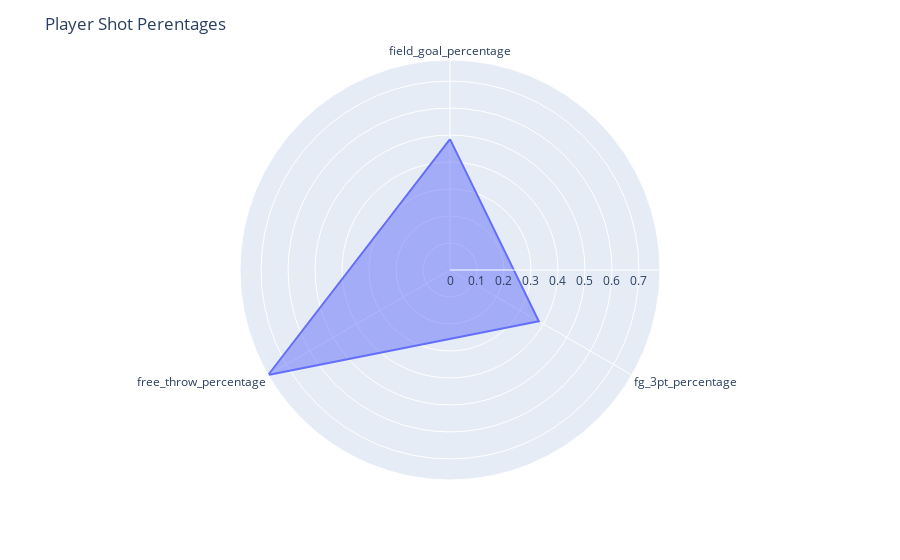

The notebook cell saved with this chart:
### Code cell
fig = px.line_polar(df_player, r='value', theta='attribute',line_close=True)
fig.update_traces(fill='toself')
fig.update_layout(title='Player Shot Perentages')
fig.show()

### Figure 1 — Plotly figure (JSON) as saved in the notebook; plotly's stock layout.template omitted (floating-point values rounded to 4 significant figures)
{"data": [{"fill": "toself", "hovertemplate": "value=%{r}<br>attribute=%{theta}<extra></extra>", "legendgroup": "", "line": {"color": "#636efa", "dash": "solid"}, "marker": {"symbol": "circle"}, "mode": "lines", "name": "", "r": [0.485, 0.38, 0.778, 0.485], "showlegend": false, "subplot": "polar", "theta": ["field_goal_percentage", "fg_3pt_percentage", "free_throw_percentage", "field_goal_percentage"], "type": "scatterpolar"}], "layout": {"legend": {"tracegroupgap": 0}, "margin": {"t": 60}, "polar": {"angularaxis": {"direction": "clockwise", "rotation": 90}, "domain": {"x": [0, 1], "y": [0, 1]}}, "title": {"text": "Player Shot Perentages"}}}
